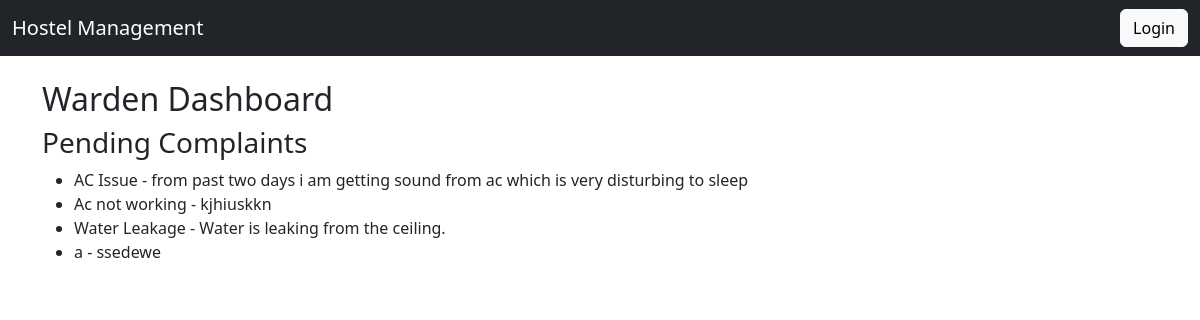
/warden/, run on the app's committed database.
### operations/models.py (models this page shows, shortened)
class Complaint(models.Model):
    STATUS_CHOICES = (
        ('pending', 'Pending'),
        ('resolved', 'Resolved'),
    )
    student = models.ForeignKey(StudentProfile, on_delete=models.CASCADE)
    title = models.CharField(max_length=100)
    description = models.TextField()
    status = models.CharField(max_length=10, choices=STATUS_CHOICES, default='pending')
    created_at = models.DateTimeField(auto_now_add=True)

### accounts/views.py (the view)
# urls.py: path('warden/', warden_dashboard, name='warden_dashboard'),
def warden_dashboard(request):
    complaints = Complaint.objects.filter(status='pending')
    return render(request, 'warden_dashboard.html', {
        'complaints': complaints
    })

### templates/warden_dashboard.html
{% extends 'base.html' %}
{% block content %}
<h2>Warden Dashboard</h2>
<h3>Pending Complaints</h3>
<ul>
{% for complaint in complaints %}
    <li>
        {{ complaint.title }} - {{ complaint.description }}
    </li>
{% endfor %}
</ul>
{% endblock %}

### data on the page
Complaint: title "AC Issue", description "from past two days i am getting sound from ac which is very disturbing to sleep"
Complaint: title "Ac not working", description "kjhiuskkn"
Complaint: title "Water Leakage", description "Water is leaking from the ceiling."
Complaint: title "a", description "ssedewe"
